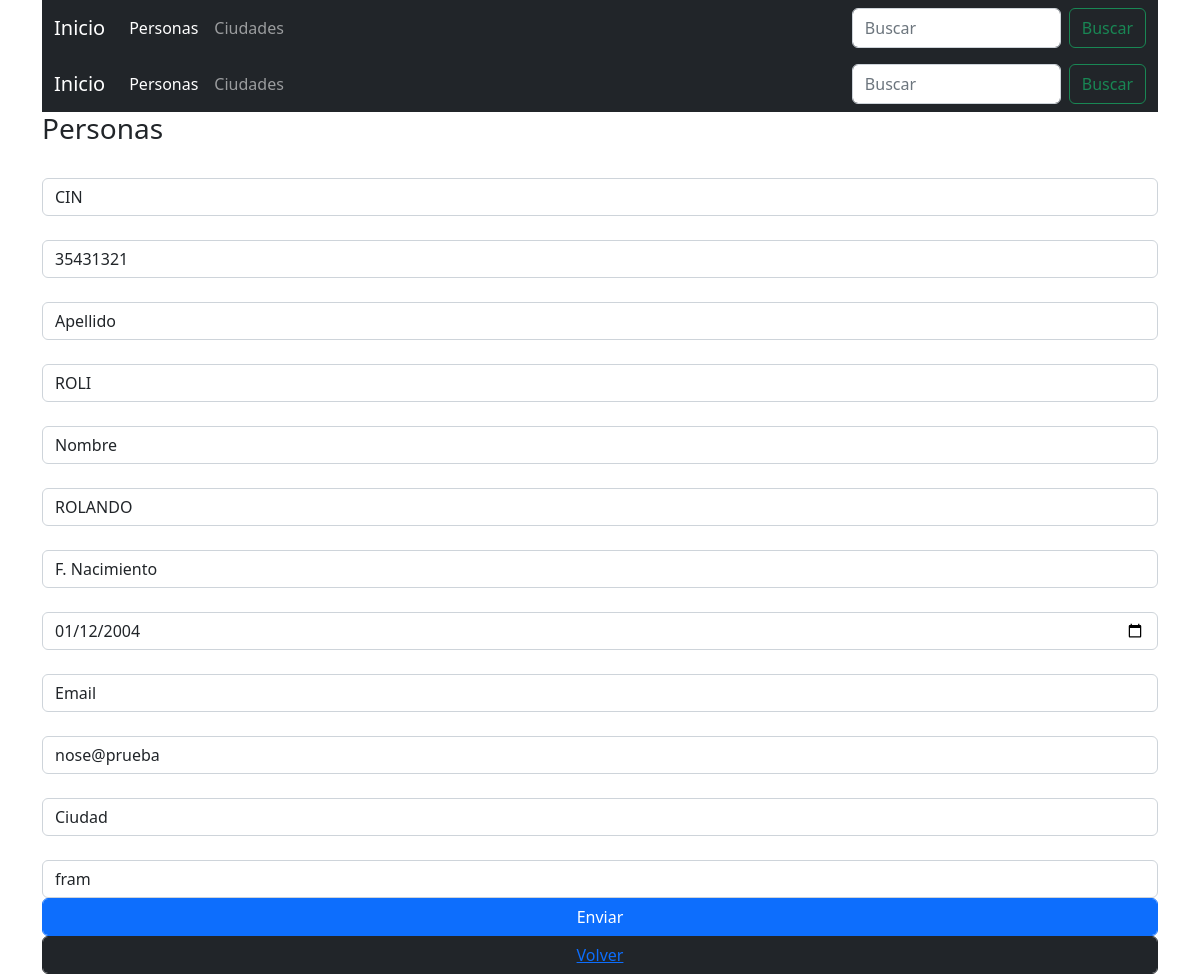
The app's page /personas/index.php?mod=edit&id=5 with its own data.
### tables this page shows
CREATE TABLE `personas` (
  `id` int(11) NOT NULL,
  `cin` varchar(20) NOT NULL,
  `nombre` varchar(60) NOT NULL,
  `apellido` varchar(60) NOT NULL,
  `fenac` date DEFAULT NULL,
  `email` varchar(30) DEFAULT NULL,
  `ciudad_id` int(11) NOT NULL
);

### libs/personas.lib.php (called while the page is built, shortened)
<?php
function mostrarPorId($link,$id){
  $sql="SELECT * FROM personas WHERE id=".$id;
  $resultado = mysqli_query($link, $sql);
  if ($resultado) {
    return $resultado;
  }
}
?>

### libs/ciudades.lib.php (called while the page is built, shortened)
<?php
function mostrarCiudades($link) {
  $sql="SELECT * FROM ciudades order by id ";
  $resultado = mysqli_query($link, $sql);
  if ($resultado) {
     return $resultado;
    }
}
 ?>

### personas/form.php (the view, shortened to what this page needs)
<?php
if ($res){
$data=mysqli_fetch_array($res);
}
 ?>
<link href="https://cdn.jsdelivr.net/npm/bootstrap@5.2.0-beta1/dist/css/bootstrap.min.css" rel="stylesheet">
<h3>Personas</h3>
<form class="" action="index.php" method="post">
  <input class="form-control" type="hidden" name="id" value="<?php if ($data['id']){ echo $data['id'];  } else { echo -1;} ?>">  <br>
  <label class="form-control" for="cin">CIN</label><br>
  <input class="form-control" type="text" name="cin" value="<?php if ($data['cin']){ echo $data['cin'];} ?>"><br>
  <label class="form-control" for="apellido">Apellido</label><br>
  <input class="form-control" type="text" name="apellido" value="<?php if ($data['apellido']){ echo $data['apellido'];} ?>"><br>
  <label class="form-control" for="nombre">Nombre</label><br>
  <input class="form-control" type="text" name="nombre" value="<?php if ($data['nombre']){ echo $data['nombre'];} ?>"><br>
  <label class="form-control" for="fenac">F. Nacimiento</label><br>
  <input class="form-control" type="date" name="fenac" value="<?php if ($data['fenac']){ echo $data['fenac'];} ?>"><br>
  <label class="form-control" for="email">Email</label><br>
  <input class="form-control" type="text" name="email" value="<?php if ($data['email']){ echo $data['email'];} ?>"><br>
  <label class="form-control" for="ciudad_id">Ciudad</label><br>
  <select class="form-control" name="ciudad_id">
    <?php
    while ($d=mysqli_fetch_array($ciudades))
    {
      $sel='';
      echo "<option  value='".$d['id']."'".$sel.">".$d['ciudades']."</option>";
    }
    ?>
  </select>
  <button class="form-control btn btn-primary" type="submit" > <i class="ion-android-send"></i> Enviar</button>
  <button class="form-control btn btn-dark"type="submit"><a href="index.php"><i class="ion-arrow-return-left"></i> Volver</a></button>
</form>

### records on screen
personas: cin "35431321", apellido "ROLI", nombre "ROLANDO", fenac "01/12/2004", email "nose@prueba"

### other values on screen
form field ciudad_id "fram"
